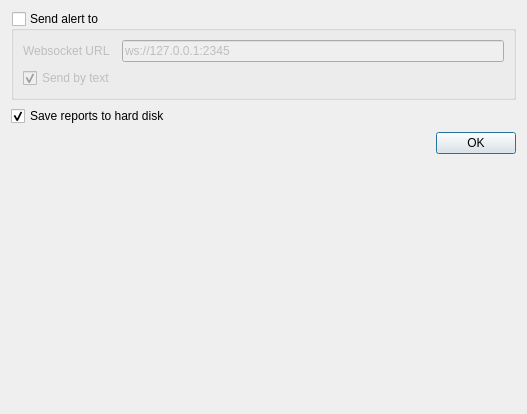
<?xml version="1.0" encoding="UTF-8"?>
<ui version="4.0">
 <class>widget_alert_sender_settings</class>
 <widget class="QWidget" name="widget_alert_sender_settings">
  <property name="geometry">
   <rect>
    <x>0</x>
    <y>0</y>
    <width>527</width>
    <height>414</height>
   </rect>
  </property>
  <property name="windowTitle">
   <string>Send alert settings</string>
  </property>
  <layout class="QVBoxLayout" name="verticalLayout">
   <item>
    <widget class="QGroupBox" name="groupBoxSendAlertTo">
     <property name="title">
      <string>Send alert to</string>
     </property>
     <property name="checkable">
      <bool>true</bool>
     </property>
     <property name="checked">
      <bool>false</bool>
     </property>
     <layout class="QGridLayout" name="gridLayout">
      <item row="0" column="1">
       <widget class="QLineEdit" name="lineEditWebsocketUrl">
        <property name="text">
         <string>ws://127.0.0.1:2345</string>
        </property>
        <property name="placeholderText">
         <string>ws://127.0.0.1:2345</string>
        </property>
       </widget>
      </item>
      <item row="1" column="0">
       <widget class="QCheckBox" name="checkBoxSendByText">
        <property name="text">
         <string>Send by text</string>
        </property>
        <property name="checked">
         <bool>true</bool>
        </property>
       </widget>
      </item>
      <item row="0" column="0">
       <widget class="QLabel" name="label">
        <property name="text">
         <string>Websocket URL</string>
        </property>
       </widget>
      </item>
     </layout>
    </widget>
   </item>
   <item>
    <widget class="QCheckBox" name="checkBoxSaveReports">
     <property name="text">
      <string>Save reports to hard disk</string>
     </property>
     <property name="checked">
      <bool>true</bool>
     </property>
    </widget>
   </item>
   <item>
    <widget class="QDialogButtonBox" name="buttonBox">
     <property name="standardButtons">
      <set>QDialogButtonBox::Ok</set>
     </property>
    </widget>
   </item>
   <item>
    <spacer name="verticalSpacer">
     <property name="orientation">
      <enum>Qt::Vertical</enum>
     </property>
     <property name="sizeHint" stdset="0">
      <size>
       <width>20</width>
       <height>299</height>
      </size>
     </property>
    </spacer>
   </item>
  </layout>
 </widget>
 <resources/>
 <connections/>
</ui>
